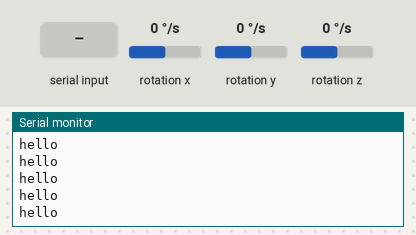
The sketch below on a simulated Arduino Nano 33 BLE. Parts: the last lines printed to the serial monitor. The inputs (shaded band) are chosen by the test bench; at power-on: rotation x 0 °/s, rotation y 0 °/s, rotation z 0 °/s.

Above: at 1.4 s.
1.5 s: "1" received over Serial
At 1.61 s:
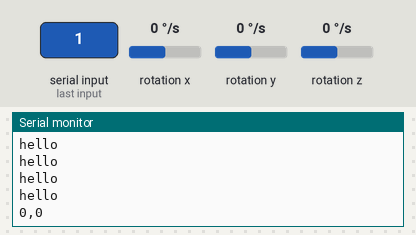
3.4 s: rotation x set to -192 °/s
At 3.44 s:
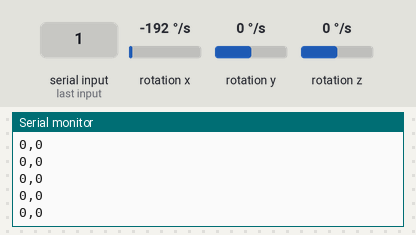
4.9 s: rotation y set to -192 °/s
At 4.93 s:
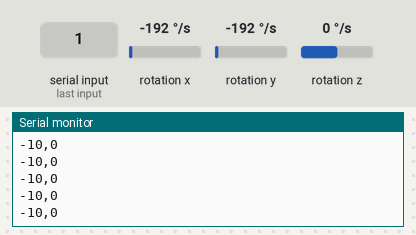
6.4 s: rotation x set to -100 °/s
At 6.42 s:
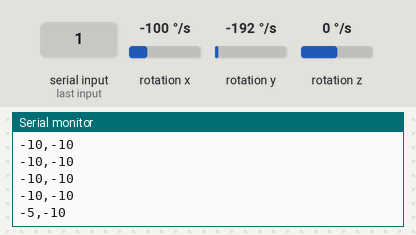
Timing chart, 0 to 8.9 s (numbered marks = the images above; inputs shaded):
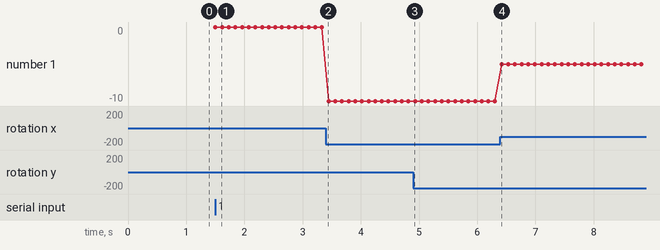

Measured:
- after the input at 1.5 s, the serial monitor: prints a new line at once (image 1)
- after the input at 6.4 s, the serial monitor: prints a new line at once (image 4)
- plotted number 1: 0 → -10 after the input at 3.4 s, -10 → -5 after the input at 6.4 s

The sketch:

_Gyroscope_data__-_Arduino.ino
```cpp
/* https://docs.arduino.cc/tutorials/nano-33-ble-sense/imu-gyroscope

v1.4 functions for minus, dec and int, making the serial num always being 8 figures
*/

#include <Arduino_LSM9DS1.h>

void setup() {
  Serial.begin(9600);
  while (!Serial);
  // Serial.println("Started");

  if (!IMU.begin()) {
    Serial.println("Failed to initialize IMU!");
    while (1);
  }
  // Serial.print("Gyroscope sample rate = "); Serial.print(IMU.gyroscopeSampleRate()); Serial.println(" Hz");
  // Serial.println();
  // Serial.println("Gyroscope in degrees/second"); Serial.println("X\tY\tZ");

  establishContact(); //See function below
}

void loop() {
  float x, y, z;
  int intX, intY;
  int decX, decY;
  int minusX, minusY;
  int allData;

  if (IMU.gyroscopeAvailable()) {
    IMU.readGyroscope(x, y, z);


    //[34 78] /////////// mapping to -99~99 ///////////
    int intX = map(((int)x), -2000, 2000, -99, 99);
    int intY = map(((int)y), -2000, 2000, -99, 99);

    /// PRINT ///////
    Serial.print(intX, DEC);
    Serial.print(",");
    Serial.println(intY, DEC);


    ////////////////////////////////////////////////
    /////////////////// ENCODING ///////////////////
    ////////////////////////////////////////////////
    // //[1] 4=error  1 = minus  2 = positive
    // minusX = 4; //4 will be the error, and not let the first num be 0
    // if(intX < 0) {
    //   minusX = 1;
    //   intX = abs(intX);
    // }else if (intX > -1){
    //   minusX = 2;}

    // //[5]///////////////////////////
    // minusY = 4; //4 will be the error, and not let the first num be 0
    // if (intY < 0) {
    //   minusY = 1;
    //   intY = abs(intY);
    // }else if (intY > -1){
    //   minusY = 2;}

    // //[2]///////////////////////////
    // decX = 3; //(intX > 10)
    // if (intX == 0){
    //   decX = 1;
    //   intX = 44;
    // }
    // else if ((intX < 10) && (intX > 0)){
    //   decX = 2;
    //   intX = intX *10;
    // }

    // //[6]//////////////////////////
    // decY = 3; //(intX > 10)
    // if (intY == 0){
    //   decY = 1;
    //   intY = 44;
    // }
    // else if ((intY < 10) && (intY > 0)){
    //   decY = 2;
    //   intY = intY *10;
    // }


    ////// PRINT (encoded) ///////
    // Serial.print(minusX);
    // Serial.print(decX);
    // Serial.print(intX);

    // Serial.print(minusY);
    // Serial.print(decY);
    // Serial.print(intY);

    // Serial.print('\n');

    // /// PRINT ///////
    // Serial.print(intX, DEC);
    // Serial.print(",");
    // // Serial.print(intY, DEC);
    // // Serial.print('\n');
    // Serial.println(intY, DEC);

    // // Serial.print(leftPaddle, DEC); //print out on Serial the value of the first sensor
    // Serial.print(",");             //print out on Serial a delimiter
    // // int rightPaddle = analogRead(A1); //save the value from analog sensor as variable leftPaddle
    // Serial.println(rightPaddle, DEC); //print out on Serial the value of the first sensor
    // //print out on Serial the value of the second sensor (but make sure you use Serial.println instead of Serial.print)
    // //If you add additional sensors/buttons make sure you add delimiters between the values and use Serial.println only for the last value


    ////// TEST ///////
    // Serial.print("X ->");
    // Serial.print(minusX);
    // Serial.print("\tdecX ");
    // Serial.print(decX);
    // Serial.print(" int ");
    // Serial.print(intX);

    // Serial.print("\tY ->");
    // Serial.print(minusY);
    // Serial.print("\tdexY ");
    // Serial.print(decY);
    // Serial.print(" int ");
    // Serial.print(intY);
    // Serial.print("5678");
    // Serial.print("123,45"); Serial.print("678");
    // Serial.print('\n');

    ///////// v2 Serial print  ///////// //// ///////// /////////
    // Serial.print(allPacked); //  minusX  decX  intX  |   minusY   decY  intY
    // Serial.print('\n');      //    1     2      34          5      6     78
  }
  delay(113);
}

/*
1. Accelerometer range is set at [-4, +4]g -/+0.122 mg.
      -> output data rate is fixed at 104 Hz.
2. Gyroscope range is set at [-2000, +2000] dps +/-70 mdps.
      -> output data rate is fixed at 104 Hz.
*/


void establishContact() {
  while (Serial.available() <= 0) { //when Arduino receives a Serial message from Processing
    Serial.println("hello");   // send a starting message
    delay(300); //Wait 300 milliseconds
  }
}
```
